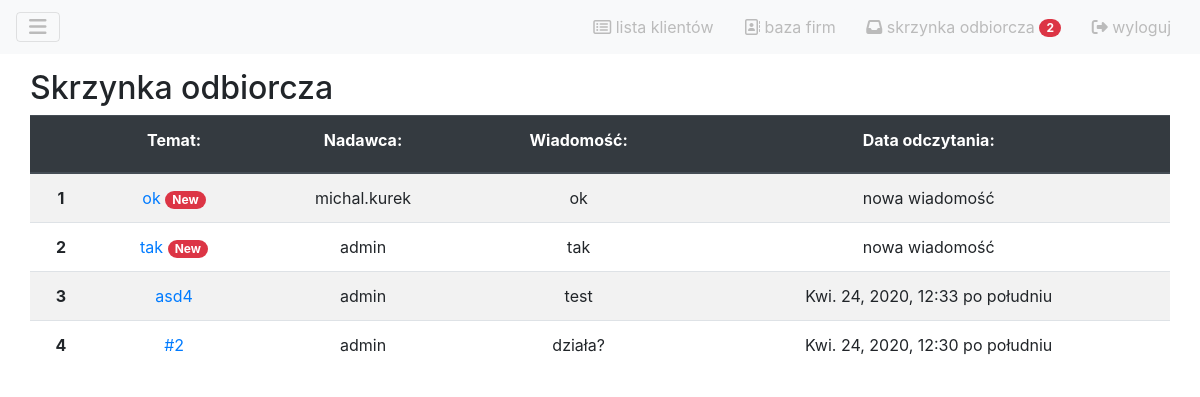
The page /messages/inbox (signed in) on the database its author committed.
### msg/models.py (models this page shows, shortened)
class Message(models.Model):
	temat = models.CharField(max_length=50)
	nadawca = models.ForeignKey(User, related_name="sender", on_delete=models.SET_DEFAULT, default='nieznany_użytkownik')
	odbiorca = models.ForeignKey(User, related_name="receiver", on_delete=models.SET_DEFAULT, default='nieznany_użytkownik')
	wiadomosc = models.TextField("wiadomość")
	data_utworzenia = models.DateTimeField()
	data_odczytania = models.DateTimeField(null=True, blank=True)
	data_odpowiedzi = models.DateTimeField(null=True, blank=True)

### msg/views.py (the view)
# urls.py: path('inbox', views.Inbox.as_view(), name='inbox'),
class Inbox(generic.View):
	template_name = 'msg/message_list.html'
	form = InboxMsgForm
	def get(self, request):
		inbox_messages = Message.objects.all().filter(odbiorca=self.request.user).order_by('-data_utworzenia')
		context = {
			'inbox_messages' : inbox_messages,
			'form' : self.form
		}
		return render(request, self.template_name, context)

### board/templatetags/inbox_tags.py (called while the page is built)
@register.simple_tag(takes_context=True)
def unread_msg_counter(context):
	request = context['user']
	return Message.objects.all().filter(data_odczytania=None).filter(odbiorca=request).count()

### msg/templates/msg/message_list.html
{% extends 'board/base.html' %}
{% block content %}
<h2>Skrzynka odbiorcza</h2>
<div class="table-responsive">
    <table class="table table-striped borderless text-center">
        <thead class="thead-dark">
            <tr>
                <th scope="col"></th>
                {% for field in form %}
                <th scope="col">{{ field.label_tag }} </th>
                {% endfor %}
            </tr>
        </thead>
            <tbody>
            {% for msg in inbox_messages %}
                <tr>
                <th scope="row">{{ forloop.counter }}</th>
            {% if msg.data_odczytania == None %}
                    <td><a href="{% url 'msg:reply' msg_id=msg.id %}">{{ msg.temat }} <span class="badge badge-pill badge-danger">New</span> </a></td>
            {% else %}
                    <td><a href="{% url 'msg:reply' msg_id=msg.id %}">{{ msg.temat }}</a></td>
            {% endif %}
                    <td>{{ msg.nadawca }}</td>
                    <td>
                        {% if msg.wiadomosc|length > 50 %}
                            {{msg.wiadomosc|truncatechars:50}}
                        {% else %}
                            {{msg.wiadomosc}}
                        {% endif %}
                    </td>
            {% if msg.data_odczytania == None %}
                    <td> nowa wiadomość </td>
            {% else %}
                    <td> {{ msg.data_odczytania }} </td>
            {% endif %}
                </tr>
            {% endfor %}
            </tbody>
        </table>
</div>
{% endblock %}

### board/templates/board/base.html (shortened to what this page needs)
<!DOCTYPE html>
<html lang="en">
<head>
{% load static %}
{% load inbox_tags%}
<link rel="stylesheet" href="https://stackpath.bootstrapcdn.com/bootstrap/4.3.1/css/bootstrap.min.css">
<link rel="stylesheet" href="{% static 'board/base.css' %}">
</head>
<body>
<div id="wrapper">
    <nav id="navbar-wrapper">
        <div class="navbar navbar-light bg-light">
            <button class="navbar-toggler" type="button" data-toggle="collapse" data-target="#navbarToggleExternalContent" aria-controls="navbarToggleExternalContent" aria-expanded="false" aria-label="Toggle navigation">
                <a href="#" class="navbar-elements" id="menu-toggle"><i class="fas fa-bars"></i></a>
            </button>
            <div class="text-right">
                <button class="btn btn-light" type="button"><a class="navbar-elements" href="{% url 'clients:list' %}"><i class="far fa-list-alt"></i> lista klientów </a></button>
                <button class="btn btn-light" type="button"><a class="navbar-elements" href="{% url 'companies:list' %}"><i class="far fa-address-book"></i> baza firm </a></button>
                <button class="btn btn-light" type="button">
                    <a class="navbar-elements" href="{% url 'msg:inbox' %}">
                        <i class="fas fa-inbox"></i>
                        skrzynka odbiorcza
                        {% unread_msg_counter as unread_msg_counter_flag %}
                        {% if unread_msg_counter_flag != 0 %}
                        <span class="badge badge-pill badge-danger">{% unread_msg_counter %} </span>
                        {% endif %}
                    </a>
                </button>
                <button class="btn btn-light" type="button"><a class="navbar-elements" href="{% url 'logout' %}"><i class="fas fa-sign-out-alt"></i> wyloguj</a></button>
            </div>
        </div>
    </nav>
        <div id="page-content-wrapper">
            <div class="container-fluid">
                <div class="row">
                    <div class="col-lg-12">
                        {% block content %}
                        {% endblock %}
                    </div>
                </div>
            </div>
        </div>
</div>
</body>
</html>

### board/static/board/base.css (style rules this page uses)
#navbar-wrapper { height: 5%; }
.navbar-elements { text-decoration: none; color: #bbb; }
#page-content-wrapper { width: 100%; position: absolute; padding: 15px; }

### rows shown on the page
Message: temat "ok", nadawca "michal.kurek", wiadomosc "ok", shows "nowa wiadomość"
Message: temat "tak", nadawca "admin", wiadomosc "tak", shows "nowa wiadomość"
Message: temat "asd4", nadawca "admin", wiadomosc "test", data_odczytania "Kwi. 24, 2020, 12:33 po południu"
Message: temat "#2", nadawca "admin", wiadomosc "działa?", data_odczytania "Kwi. 24, 2020, 12:30 po południu"

### other values the page prints
{{ field.label_tag }} "Temat:" "Nadawca:" "Wiadomość:" "Data odczytania:"
